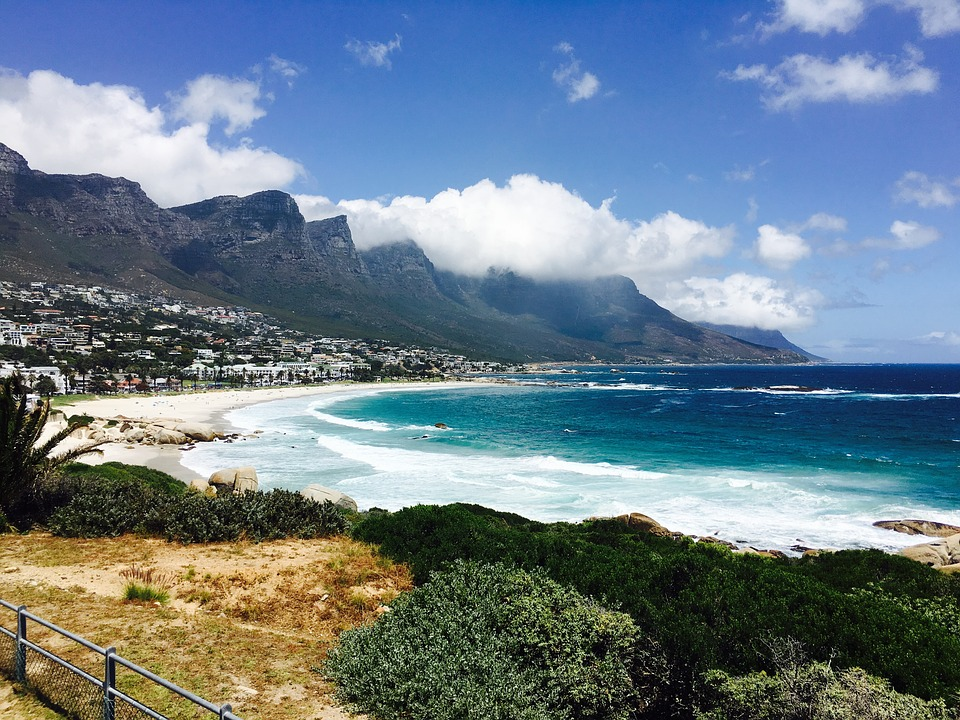
#> input picture cat.jpg, 960 x 720 px
$ python imagetranslate.py
#> lines starting #> are read from the running program, lines starting #| are printed output that depends on the picture
import cv2
import numpy as np
img = cv2.imread('cat.jpg')
#> img is the input picture: shape (720, 960, 3); mean B, G, R 138.6, 125.1, 106.4
height,width = img.shape[:2]
#> height = 720; width = 960
quator_height,quator_width = height/4,width/4
#> quator_height = 180; quator_width = 240
print(quator_height)
#| 180.0
print(quator_width)
#| 240.0
T = np.float32([[1,0,quator_width],[0,1,quator_height]])
#> T = [[1, 0, 240], [0, 1, 180]]
img_translation = cv2.warpAffine(img,T,(width,height))
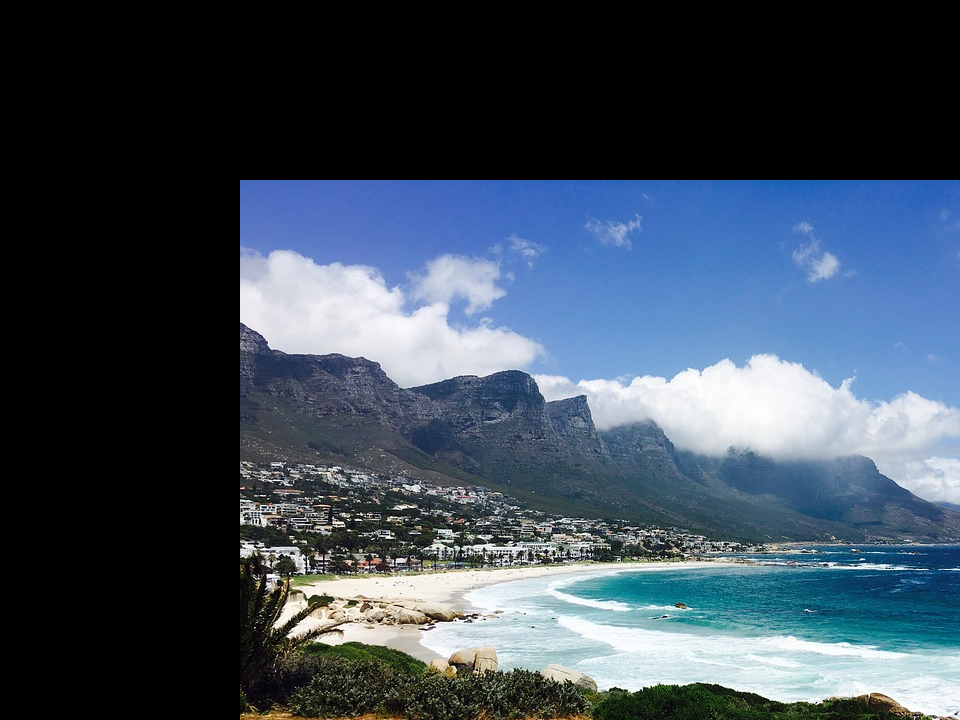
#> img_translation: shape (720, 960, 3); mean B, G, R 89.4, 75.4, 61.7
cv2.imshow("output1",img)
cv2.imshow("output2",img_translation)
cv2.waitKey(0)
cv2.destroyAllWindows()
